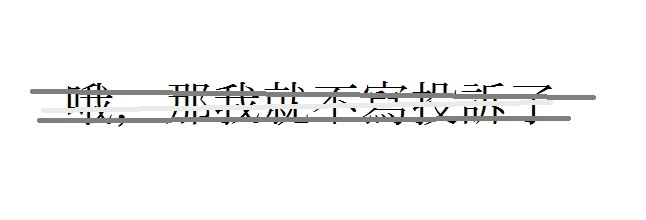
#> input picture chi.jpg, 646 x 220 px
$ python lab4.py
#> lines starting #> are read from the running program, lines starting #| are printed output that depends on the picture; after the words box and inside, x2 and y2 are one past the last pixel; in counts of white or black regions, pixels touching at a corner belong together
# -*- coding: utf-8 -*-
"""
Created on Mon Nov  4 17:10:27 2024

@author: Owl
"""

import cv2
import numpy as np
from matplotlib import pyplot as plt

# Загрузка изображения и перевод его в оттенки серого
image = cv2.imread('chi.jpg')  # Укажите путь к вашему изображению
#> image is the input picture: shape (220, 646, 3); mean B, G, R 245.2, 245.3, 245.3
gray = cv2.cvtColor(image, cv2.COLOR_BGR2GRAY)

# Пороговая фильтрация для выделения текста
_, binary = cv2.threshold(gray,120, 255, cv2.THRESH_BINARY_INV)
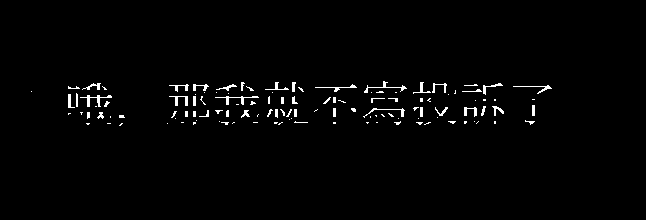
#> binary: shape (220, 646); 1.7% white in thin lines or dots, all inside (x1, y1, x2, y2) = (31, 81, 552, 126)

# Морфологическая операция для удаления горизонтальных линий
horizontal_kernel = cv2.getStructuringElement(cv2.MORPH_RECT, (40, 1))
detected_lines = cv2.morphologyEx(binary, cv2.MORPH_OPEN, horizontal_kernel, iterations=2)
#> detected_lines: shape (220, 646); every value is 0

# Удаление линий из бинарного изображения
text_without_lines = cv2.subtract(binary, detected_lines)

# Поиск контуров
contours, _ = cv2.findContours(text_without_lines, cv2.RETR_EXTERNAL, cv2.CHAIN_APPROX_SIMPLE)
#> contours = 121 contours, 100 with area under 20; largest, box (x1, y1, x2, y2) and area: (80, 95, 112, 107) 52, (215, 96, 259, 105) 40, (169, 96, 188, 106) 38, (364, 81, 407, 93) 35, (464, 107, 477, 117) 34

# Создаем пустое изображение для восстановления контуров текста
restored_image = np.ones_like(gray) * 255  # Белый фон

# Отрисовываем контуры на новом изображении
cv2.drawContours(restored_image, contours, -1, (0, 0, 0), thickness=cv2.FILLED)

# Сохраняем результат как отдельное изображение
cv2.imwrite('restored_text_image.png', restored_image)
print("Обработанное изображение сохранено как 'restored_text_image.png'")

# Отображаем исходное и обработанное изображение для сравнения
plt.figure(figsize=(12, 6))
plt.subplot(1, 2, 1)
plt.title("Исходное изображение")
plt.imshow(gray, cmap='gray')
plt.subplot(1, 2, 2)
plt.title("Изображение после удаления линий и восстановления текста")
plt.imshow(restored_image, cmap='gray')
plt.show()
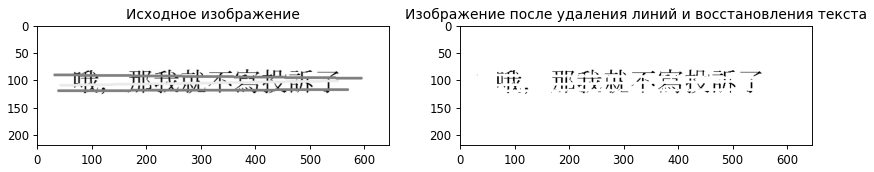
#> figure drawn by matplotlib, 2 panels
